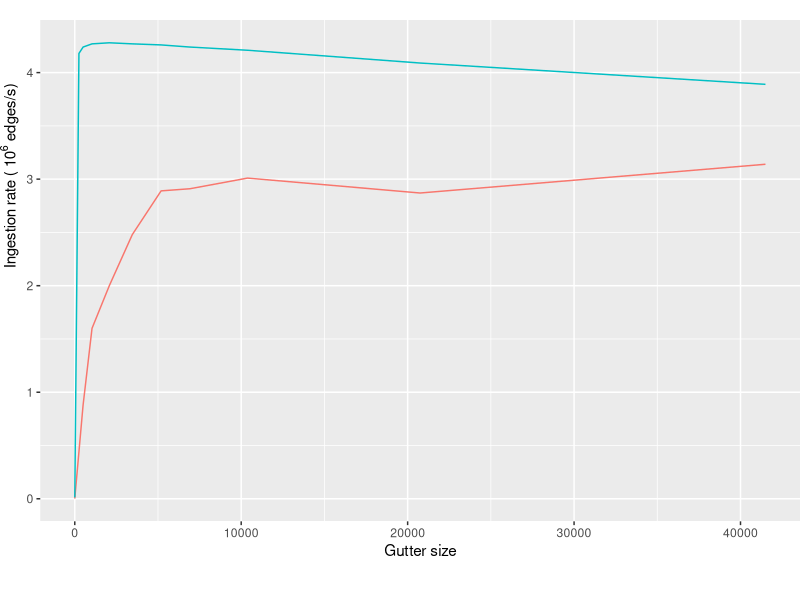
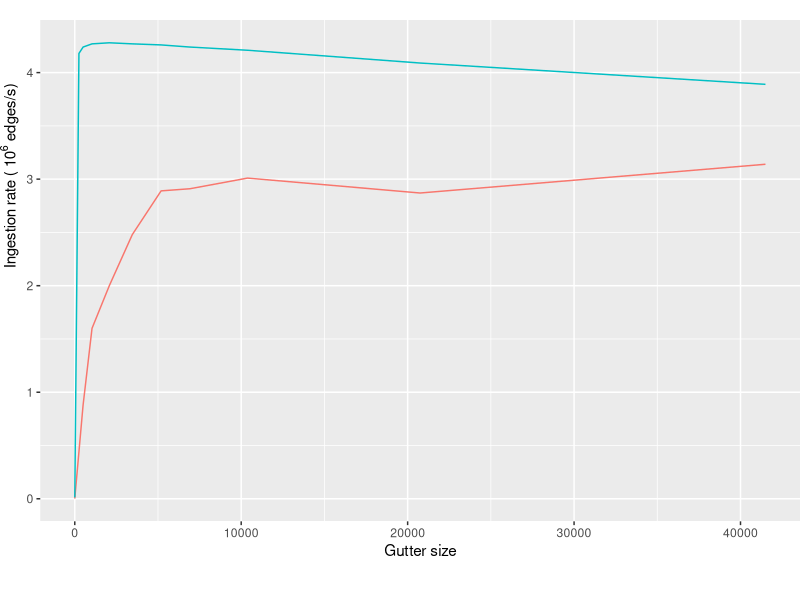

Write R code to recreate these figures, in order.
library(tidyverse)
library("scales")

parallel <- read.csv("parallel_data3.csv")

ggplot() +
  geom_line(data = parallel, mapping = aes(color = mem, x = buffer_size, y = ingestion_rate), size = 0.5) +
  #scale_x_continuous(labels=comma, trans="log10") +
  labs(y=expression(paste("Ingestion rate (",~10^6," edges/s)")), x ="Gutter size") + 
  #guides(color=guide_legend(nrow=2,byrow=TRUE), linetype="none") +
  guides(linetype="none") +
  labs(color = "Sketch location") +
  theme(legend.position = c(0.45, -0.60), legend.direction = 'horizontal', plot.margin = grid::unit(c(1,0,2,0), 'lines')) +
  scale_color_hue(labels = c("Sketches on disk", "Sketches in RAM"))+
  theme(
    axis.title.y = element_text(hjust=0.8)
  ) +
  scale_y_continuous(labels=comma) 
ggsave(filename = "parallel3.png", width = 6, height = 2, unit = "in")
